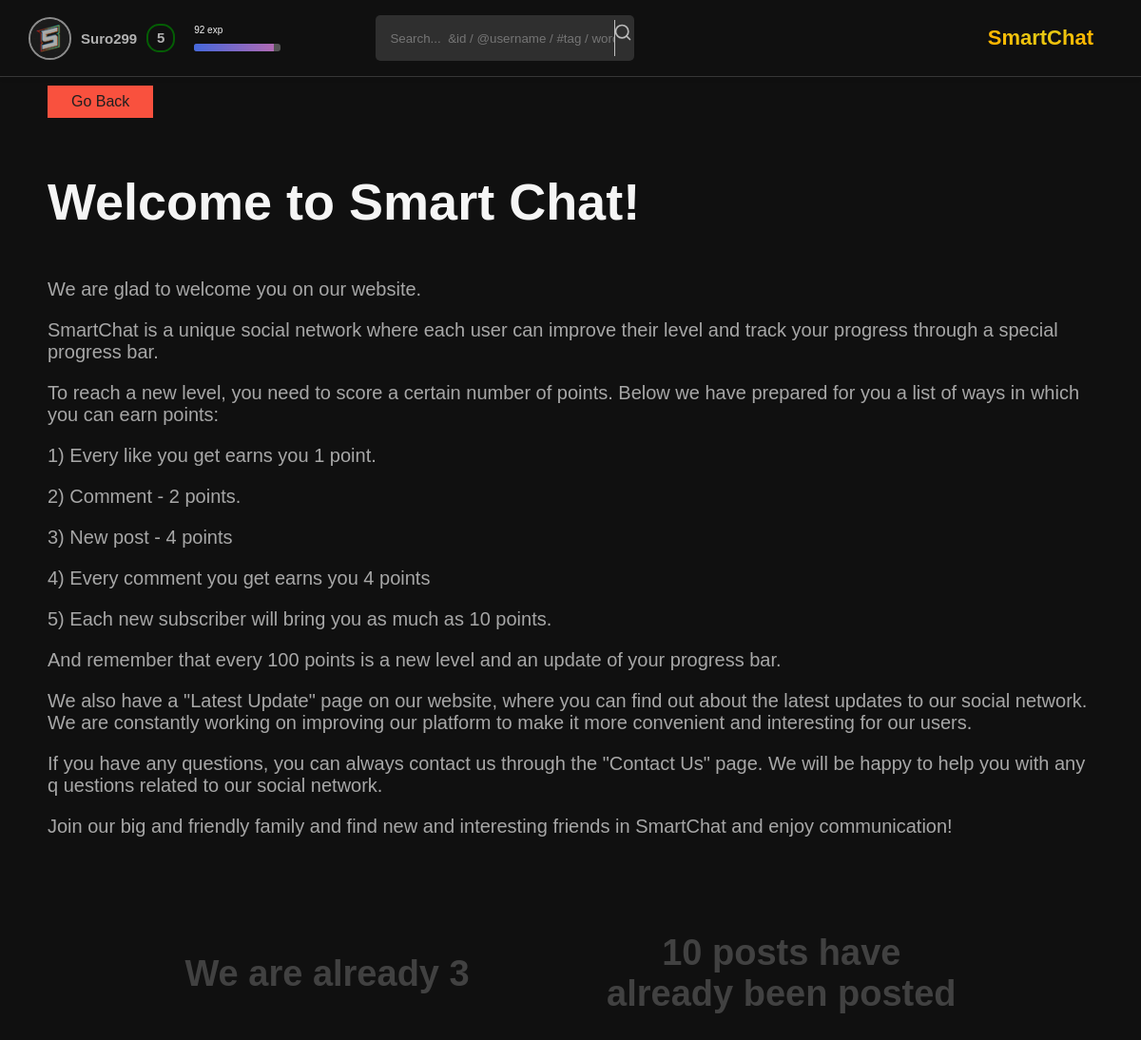
/us/about/ (signed in), run on an earlier commit of the app's database.
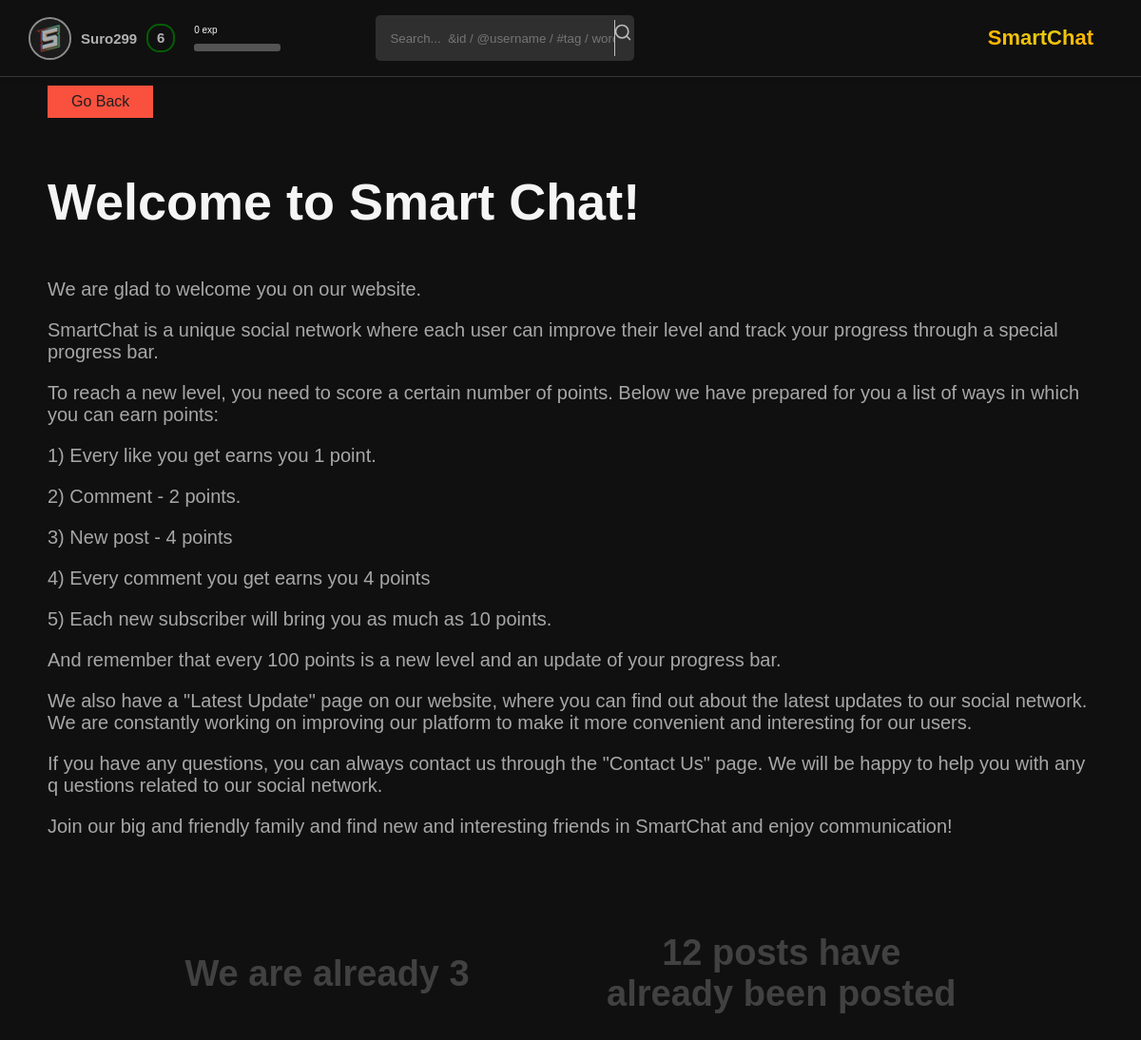
And on a later commit of the database.
### users/models.py (models this page shows, shortened)
class CustomUser(AbstractBaseUser, PermissionsMixin):
    ACTIVITY_CHOICES = (
        ('all', 'all'),
        ('friends', 'friends'),
        ('nobody', 'nobody'),
    )
    AVATAR_CHOICES = (
        ('all', 'all'),
        ('friends', 'friends'),
    )
    username = models.CharField(_("User name"), max_length = 255, unique = True)
    first_name = models.CharField(_("User First Name"), max_length = 100, blank = True)
    last_name = models.CharField(_("User Last Name"), max_length = 100, blank = True)
    email = models.EmailField(_("email address"), blank = True, default = "",)
    avatar = models.ImageField(_("User avatar"), blank = True, default = "default_avatar.png",)
    description = models.TextField(_("User Description"), blank = True, default = "No BIO")
    subscribers_set = models.ManyToManyField('CustomUser', blank = True, related_name = 'subscriptions')
    posts_posted = models.PositiveBigIntegerField(_("posts_posted"), default = 0)
    reactions = models.PositiveBigIntegerField(_("reactions"), default = 0)
    points = models.PositiveBigIntegerField(_("points"), default = 0)
    level = models.PositiveIntegerField("User level", default = 1)
    exp = models.PositiveIntegerField("User Exp", default = 0)
    favorites = models.ManyToManyField('main.PostsModel', blank = True)
    subscription_set = models.ManyToManyField('CustomUser', blank = True, related_name = 'subscribers')
    friends_set = models.ManyToManyField('CustomUser', blank = True, related_name = 'friends')
    is_staff = models.BooleanField(default = False)
    is_active = models.BooleanField(default = True)
    date_joined = models.DateTimeField(auto_created=True, default=timezone.now)
    avatar_visibility = models.CharField(max_length=7, choices= AVATAR_CHOICES, default='all')
    activity_visibility = models.CharField(max_length=7, choices= ACTIVITY_CHOICES, default='all')
    USERNAME_FIELD = "username"
    REQUIRED_FIELDS = ["email"]
    objects = CustomUserManager()

### about_us/models.py (models this page shows, shortened)
class AboutUsText(models.Model):
    title = models.CharField("Title", max_length = 255)
    text = models.TextField("Text")
    class Meta:
        verbose_name = "About Us Text"
        verbose_name_plural = "About Us Text"

### about_us/views.py (the view)
# urls.py: path("about/", views.about_us, name = "about_us"),
def about_us(request):
    if not (request.user.is_authenticated):
        return redirect("/")
    about_us = AboutUsText.objects.all()[0]
    about_us_text = str(about_us.text).split("\n")
    about_us_title = about_us.title
    users_count = User.objects.all().count()
    posts_count = PostsModel.objects.all().count()
    return render(request, "about_us/about_us.html", context = {
        "users_count": users_count,
        "posts_count": posts_count,
        "about_us_title": about_us_title,
        "about_us_text": about_us_text
    })

### about_us/templates/about_us/about_us.html (shortened to what this page needs)
{% extends 'main/base.html' %}
{% load static %}
{% block css %}
    <link rel="stylesheet" href="{% static 'about_us/css/about_us/style.css' %}">
{% endblock %}
{% block main %}
    <main>
        <button onclick="history.back()"> Go Back </button>
        <h1> {{ about_us_title }} </h1>
        {% for i in about_us_text %}
        <p>
            {{ i }}
        </p>
        {% endfor %}
        <div>
            <h1> We are already {{ users_count }} </h1>
            <h1> {{ posts_count }} posts have <br> already been posted </h1>
        </div>
    </main>
{% endblock %}

### main/templates/main/base.html (shortened to what this page needs)
{% load static %}
<!DOCTYPE html>
<html lang="en">
  <head>
    <link rel="stylesheet" href="{% static 'main/css/dop/header/style.css'%}" />
    <link
      rel="stylesheet"
      href="{% static 'main/css/dop/set_menu/style.css' %}"
    />
    {% block css %} {% endblock %}
  </head>
  <body>
    <header>
      <div onclick="OpenSettingsWindow()">
        <span>
          <img src="{{ user.avatar.url }}" alt="User Avatar" />
        </span>
        <h1>{{ user.username }}</h1>
        {% if user.level < 10 %}
        <div style="border-color: green">
          <h1>{{ user.level }}</h1>
        </div>
        {% endif %}
      </div>
      <div>
        <p>{{ user.exp }} exp</p>
        <div>
          <div style="width: {{ user.exp }}%;"></div>
        </div>
      </div>
      <div>
        <form action="{% url 'posts' %}">
          <input type="text" name = "search" placeholder="Search...  &id / @username / #tag / word" />
          <button type="submit">
            <img src="{% static 'main/icon/search.svg' %}" alt="">
          </button>
        </form>
      </div>
      <div>
        <h1>SmartChat</h1>
      </div>
    </header>
    {% block main %} {% endblock %}
  </body>
</html>

### main/static/main/css/dop/header/style.css (style rules this page uses)
header { grid-area: 1 / 1 / 2 / 7; border-bottom: 1px solid #373737; display: flex; justify-content: space-between; align-items: center; padding: 10px; background-color: #101010; box-shadow: 0 2px 4px rgba(0, 0, 0, 0.1); padding: 0 3rem; z-index: 5; }
header > div:nth-child(1) { opacity: 70%; display: flex; align-items: center; transition: 0.2s; margin-right: 2rem; }
header > div:nth-child(1) > span { width: 4.5rem; height: 4.5rem; border-radius: 50%; border: 2px solid silver; margin-right: 1rem; border-radius: 50%; outline: hidden; overflow: hidden; display: flex; justify-content: center; align-content: center; }
header > div:nth-child(1) > span > img { height: 100%; border-radius: 50%; }
header > div:nth-child(1) > h1 { user-select: none; font-weight: bold; font-size: 1.5rem; margin-right: 1rem; }
header > div:nth-child(1) > div { width: 3rem; height: 3rem; display: flex; justify-content: center; align-items: center; border: 2px solid gold; border-radius: 45%; }
header > div:nth-child(1) > div > h1 { width: 100%; height: 100%; display: flex; justify-content: center; align-items: center; padding-bottom: 0.2rem; font-size: 1.5rem; user-select: none; }
header > div:nth-child(2) { width: 8%; height: 2.8rem; display: flex; flex-direction: column; justify-content: space-between; }
header > div:nth-child(2) > div { width: 100%; height: 0.8rem; background-color: #545454; overflow: hidden; border-radius: 3px; }
header > div:nth-child(3) { height: 100%; flex-grow: 1; margin: 0 10rem; display: flex; justify-content: start; align-items: center; }
header > div:nth-child(3) > form { width: 50%; height: 60%; display: flex; justify-content: space-between; align-items: center; background-color: #2f2f2f; border-radius: 5px; padding: 0.5rem; }
header > div:nth-child(3) > form > input { background-color: #2f2f2f; width: 94%; height: 100%; border: none; outline: none; color: whitesmoke; padding-left: 1rem; }
header > div:nth-child(3) > form > button { width: 6%; height: 100%; background-color: transparent; border: none; outline: none; display: flex; padding-top: 0.3rem; display: flex; justify-content: center; align-content: center; border-left: 1px solid silver; cursor: pointer; }
header > div:nth-child(3) > form > button > img { width: 20px; opacity: .7; transition: 0.2s; }
header > div:nth-child(4) { height: 5rem; display: flex; margin-right: 2rem; }
header > div:nth-child(4) > h1 { display: flex; align-items: center; font-size: 2.2rem; background: radial-gradient(ellipse farthest-side at top center, #e8c812 50%, #ffb700 100%); background-clip: text; -webkit-background-clip: text; -webkit-text-fill-color: transparent; }

### about_us/static/about_us/css/about_us/style.css (style rules this page uses)
* { margin: 0; padding: 0; box-sizing: border-box; text-decoration: none; }
html { font-size: 10px; font-family: Arial, Helvetica, sans-serif; color: whitesmoke; }
body { background-color: #101010; width: 100%; height: 100vh; display: grid; grid-template-columns: 0.8fr repeat(4, 1fr) 0.8fr; grid-template-rows: 0.4fr repeat(5, 1fr); grid-column-gap: 0px; grid-row-gap: 0px; }
main { grid-area: 2 / 1 / 7 / 7; width: 100%; padding: 5rem; overflow-x: hidden; overflow-y: auto; }
main > button { left: 5rem; top: 9rem; color: #1f1f1f; padding: 0.8rem 2.5rem; background: transparent; cursor: pointer; transition: all 0.3s ease; position: relative; display: inline-block; position: absolute; outline: none; background: #f9513e; border: none; z-index: 1; font-size: 1.6rem; }
main > button::after { position: absolute; content: ""; width: 0; height: 100%; top: 0; right: 0; z-index: -1; background-color: #ff3d3d; transition: all 0.3s ease; }
main > div { width: 100%; display: flex; justify-content: space-evenly; align-items: center; text-align: center; margin-top: 10rem; }
main > div > h1 { font-size: 3.8rem; color: #dbdbdb3e; }
main > h1 { font-size: 5.4rem; margin-bottom: 5rem; margin-top: 5rem; }
main > p, main .point_p { color: #a7a7a7; margin-bottom: 2rem; font-size: 2rem; }

What changed in the data, as far as the page shows it:
changed CustomUser "Suro299": level "5" → "6"; exp "92" → "0"
Also different on the page:
{{ posts_count }}: "10" → "12"
